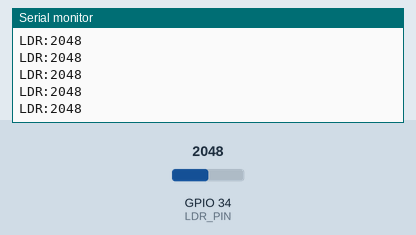
Bench run of a sketch on a simulated ESP32. Shown: the last lines printed to the serial monitor. Inputs (shaded band) come from the test bench; at power-on: GPIO 34 (LDR_PIN) = 2048.

Above: at 1.2 s.
1.3 s: GPIO 34 (LDR_PIN) set to 2866
At 1.32 s:
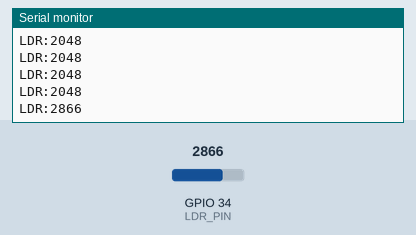
2.8 s: GPIO 34 (LDR_PIN) set to 3603
At 2.83 s:
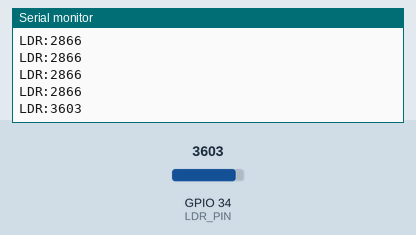
Timing chart, 0 to 5.8 s (numbered marks = the images above; inputs shaded):
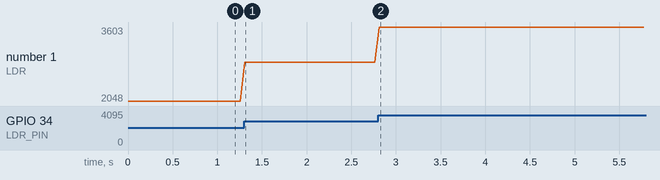

Measured:
- after the input at 1.3 s, the serial monitor: prints a new line at once (image 1)
- after the input at 2.8 s, the serial monitor: prints a new line at once (image 2)
- plotted number 1: 2048 → 2866 after the input at 1.3 s, 2866 → 3603 after the input at 2.8 s

The sketch:

ldr_esp32.ino
```cpp
// ESP32 LDR (light-dependent resistor) reference sketch for uncanny-eyes.
//
// Outputs light readings in the same serial protocol as suspect.ino:
//   LDR:<raw>
//
// The desktop app's LDRSerialInput::parseLine() accepts both "LDR:NNN" and
// bare "NNN", but serial_monitor.py requires the "LDR:" prefix. This sketch
// always emits the prefix for compatibility.
//
// ESP32 ADC is 12-bit (0..4095). The uncanny-eyes CLI accepts --ldr-min/--ldr-max
// to match (defaults are 0..4095 for ESP32).

const int LDR_PIN = 34;

void setup() {
    Serial.begin(115200);
}

void loop() {
    int value = analogRead(LDR_PIN);
    Serial.print("LDR:");
    Serial.println(value);
    delay(50);
}
```
